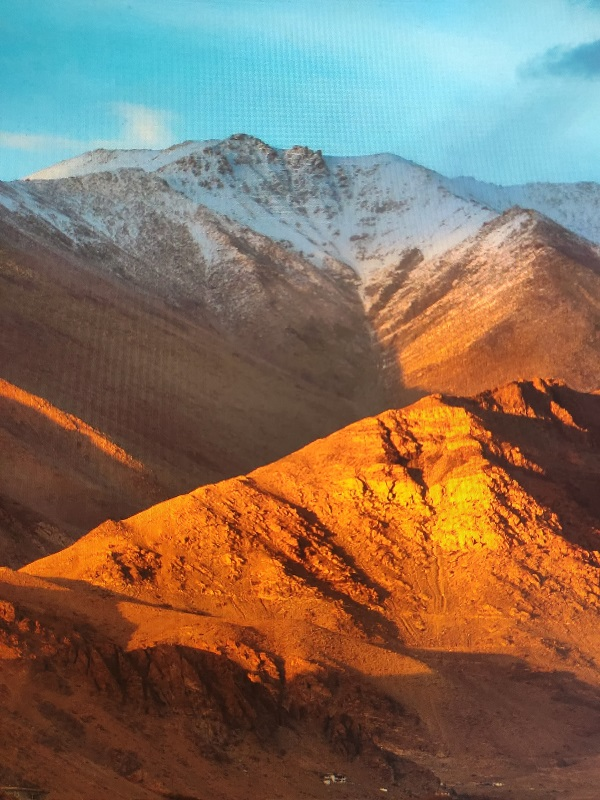
#> input picture 1.入门/OpenCV高级项目/image_stitch_0.jpg, 600 x 800 px; its folder holds only this picture in this run
$ python panorama.py
#> lines starting #> are read from the running program, lines starting #| are printed output that depends on the picture; after the words box and inside, x2 and y2 are one past the last pixel; in counts of white or black regions, pixels touching at a corner belong together
#> further down, image is the input picture: shape (800, 600, 3); mean B, G, R 93, 112.1, 133
### imutils/Stitcher.py
import cv2
import numpy as np

class Stitcher:
    def stitch(self, images, ratio=.75, reprojThresh=4.0, showMatches=False):
#> called with ratio = 0.75, reprojThresh = 4, showMatches = True
        imagesCount = len(images)
#> imagesCount = 1
        if imagesCount == 0:
            return
        if imagesCount == 1:
            return images[0]

        result = images[-1]
        for i in range(imagesCount - 1, 0, -1):
            result = self._stitch_two_images(imagesCount - i, images[i - 1], result, ratio, reprojThresh, showMatches)
            if result is None:
                return
        return result

    # [93 lines left out: functions _stitch_two_images, detectAndDescribe, matchKeypoints, drawMatches, not called in this run]

    def removeBlackBorder(self, image, showAnimate=False, winname=None):
#> called with showAnimate = True, winname = 'Stitched'
        def drawAnimate(mask, time):
            # 预览外接矩形内的拼接结果
            cv2.imshow(winname, cv2.bitwise_and(image, image, mask=mask))
            cv2.waitKey(time)

        # 四周加上10像素的黑色边框，保证可以从四个方向进行腐蚀
        image = cv2.copyMakeBorder(image, 10, 10, 10, 10, cv2.BORDER_CONSTANT, (0, 0, 0))
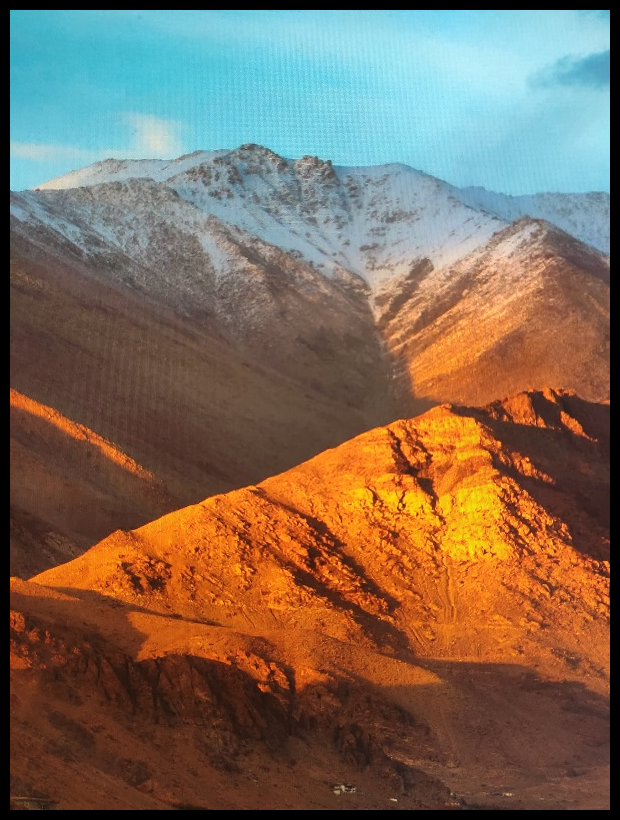
#> image: shape (820, 620, 3); mean of channels 0, 1, 2 87.8, 105.9, 125.5; drawn as B, G, R
        # 得到目标区域轮廓
        gray = cv2.cvtColor(image, cv2.COLOR_BGR2GRAY)
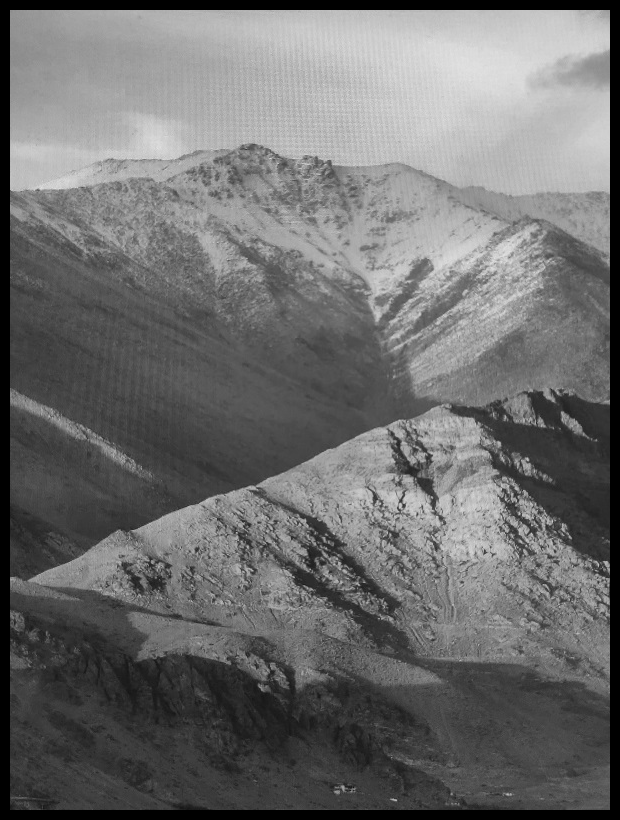
#> gray: shape (820, 620); min 0, max 228, mean 109.7
        ret, thresh = cv2.threshold(gray, 0, 255, cv2.THRESH_BINARY)
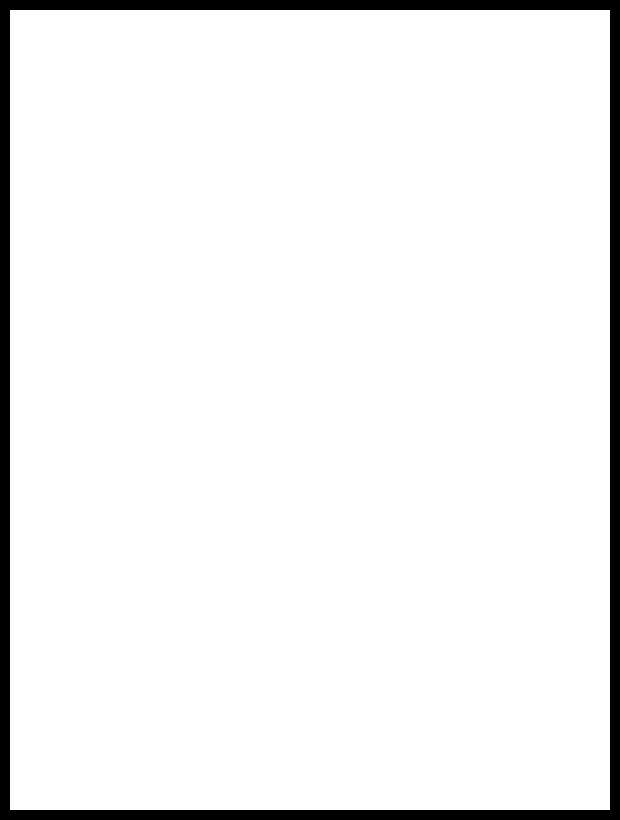
#> thresh: shape (820, 620); 94.4% white; 1 black region, box (x1, y1, x2, y2) and area: (0, 0, 620, 820) 28400
        cnts, hier = cv2.findContours(thresh.copy(), cv2.RETR_EXTERNAL, cv2.CHAIN_APPROX_SIMPLE)
#> cnts = [[[10, 10], [10, 809], [609, 809], [609, 10]]]
        maxContour = max(cnts, key=cv2.contourArea)
#> maxContour = [[10, 10], [10, 809], [609, 809], [609, 10]]
        # 得到目标区域外接矩形
        x, y, w, h = cv2.boundingRect(maxContour)
#> x = 10; y = 10; w = 600; h = 800
        boundingRect = np.zeros(thresh.shape, dtype=np.uint8)
        cv2.rectangle(boundingRect, (x, y), (x + w - 1, y + h - 1), 255, -1)
        if showAnimate:
            drawAnimate(boundingRect, 1000)

        # 外接矩形减去目标区域
        sub = cv2.subtract(boundingRect, thresh)
#> sub: shape (820, 620); every value is 0
        # 腐蚀外接矩形，每次向内缩减1像素，直到完全在目标区域内部
        while cv2.countNonZero(sub) > 0:
            boundingRect = cv2.erode(boundingRect, None)
            if showAnimate:
                drawAnimate(boundingRect, 30)
            sub = cv2.subtract(boundingRect, thresh)
#> this loop made 0 passes

        # 得到新的矩形轮廓
        cnts, hier = cv2.findContours(boundingRect, cv2.RETR_EXTERNAL, cv2.CHAIN_APPROX_SIMPLE)
        maxContour = max(cnts, key=cv2.contourArea)
        nX, nY, nW, nH = cv2.boundingRect(maxContour)
#> nX = 10; nY = 10; nW = 600; nH = 800

        left = nX
#> left = 10
        right = nX + nW
#> right = 610
        top = nY
#> top = 10
        bottom = nY + nH
#> bottom = 810

        # 1. 分别从左右两个方向对内部矩形进行膨胀，找到满足条件的最大矩形
        while left > x:
            left = left - 1
            boundingRect[top:bottom, left] = 255
            if showAnimate:
                drawAnimate(boundingRect, 30)
            sub = cv2.subtract(boundingRect, thresh)
            if cv2.countNonZero(sub) > 0:
                boundingRect[top:bottom, left] = 0
                if showAnimate:
                    drawAnimate(boundingRect, 30)
                left = left + 1
                break
#> after the loop, left = 10
        while right < x + w:
            right = right + 1
            boundingRect[top:bottom, right - 1] = 255
            if showAnimate:
                drawAnimate(boundingRect, 30)
            sub = cv2.subtract(boundingRect, thresh)
            if cv2.countNonZero(sub) > 0:
                boundingRect[top:bottom, right - 1] = 0
                if showAnimate:
                    drawAnimate(boundingRect, 30)
                right = right - 1
                break
#> after the loop, right = 610

        # 2. 分别从上下两个方向对内部矩形进行膨胀，找到满足条件的最大矩形
        while top > y:
            top = top - 1
            boundingRect[top, left:right] = 255
            if showAnimate:
                drawAnimate(boundingRect, 30)
            sub = cv2.subtract(boundingRect, thresh)
            if cv2.countNonZero(sub) > 0:
                boundingRect[top, left:right] = 0
                if showAnimate:
                    drawAnimate(boundingRect, 30)
                top = top + 1
                break
#> after the loop, top = 10
        while bottom < y + h:
            bottom = bottom + 1
            boundingRect[bottom - 1, left:right] = 255
            if showAnimate:
                drawAnimate(boundingRect, 30)
            sub = cv2.subtract(boundingRect, thresh)
            if cv2.countNonZero(sub) > 0:
                boundingRect[bottom - 1, left:right] = 0
                if showAnimate:
                    drawAnimate(boundingRect, 30)
                bottom = bottom - 1
                break
#> after the loop, bottom = 810

        # 获得没有黑色区域的拼接结果
        return image[top:bottom, left:right]

### 1.入门/OpenCV高级项目/panorama.py
import os, sys
os.environ["DISPLAY"] = "windows:0"
sys.path.append("../..")

import numpy as np
import cv2
from matplotlib import pyplot as plt
plt.switch_backend('GTK3Agg')

from imutils.Stitcher import Stitcher

print("[INFO] loading images...")
images = []
index = 0
while True:
    image = cv2.imread("image_stitch_{}.jpg".format(index))
    if image is None:
        break
    images.append(image)
    index += 1

print("[INFO] stitching images...")
# 创建拼接器
stitcher = Stitcher()
stitched = stitcher.stitch(images, showMatches=True)

if stitched is not None:
    stitched = stitcher.removeBlackBorder(stitched, showAnimate=True, winname="Stitched")
    cv2.imshow("Stitched", stitched)
    cv2.waitKey()
    cv2.destroyAllWindows()
else:
    print("[INFO] image stitching failed")
